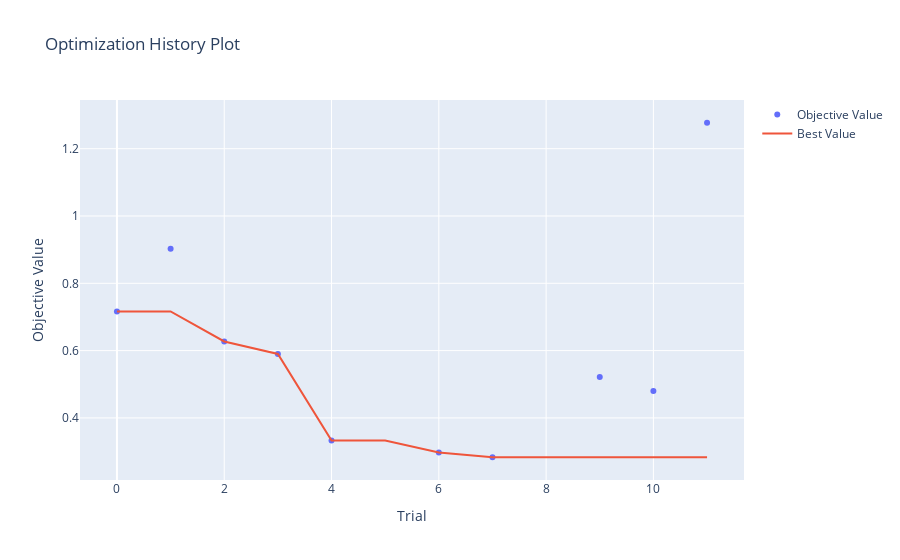

Source (notebook cell):
### Code cell
plot_optimization_history(jl)

### Figure 1 — Plotly figure (JSON) as saved in the notebook; plotly's stock layout.template omitted (floating-point values rounded to 4 significant figures)
{"data": [{"mode": "markers", "name": "Objective Value", "type": "scatter", "x": [0, 1, 2, 3, 4, 6, 7, 9, 10, 11], "y": [0.7163, 0.9029, 0.6271, 0.5902, 0.333, 0.2969, 0.2831, 0.5214, 0.4801, 1.277]}, {"mode": "lines", "name": "Best Value", "type": "scatter", "x": [0, 1, 2, 3, 4, 5, 6, 7, 8, 9, 10, 11], "y": [0.7163, 0.7163, 0.6271, 0.5902, 0.333, 0.333, 0.2969, 0.2831, 0.2831, 0.2831, 0.2831, 0.2831]}, {"marker": {"color": "#cccccc"}, "mode": "markers", "name": "Infeasible Trial", "showlegend": false, "type": "scatter", "x": [], "y": []}], "layout": {"title": {"text": "Optimization History Plot"}, "xaxis": {"title": {"text": "Trial"}}, "yaxis": {"title": {"text": "Objective Value"}}}}
